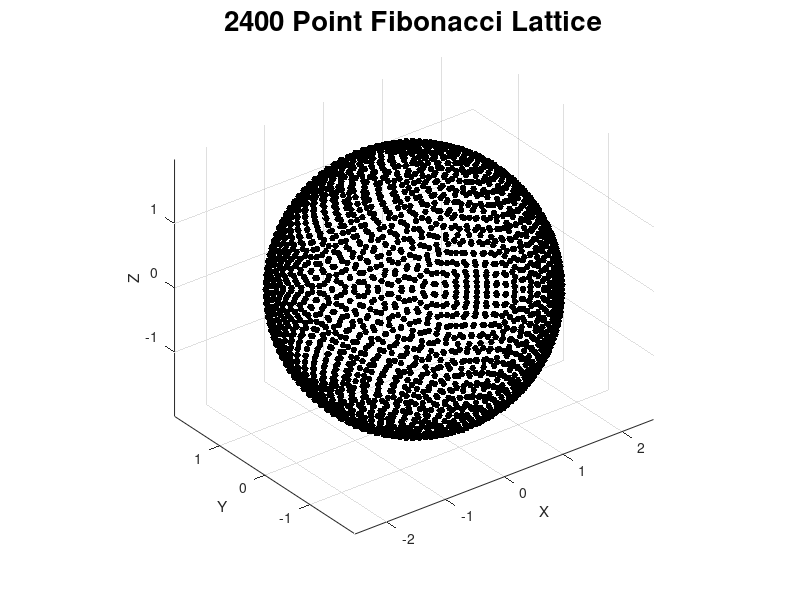

This chart was generated by the following MATLAB code: (Note: this script raises an error after producing the figure.)
clc
clear all 
close all
% % 
% % counter = 0;
% % 
% % xC = 0.1;
% % yC = 0.1;
% % 
% % zMax = 0.10;
% % 
% % al = 0.01;
% % 
% % R = zMax;
% % r = 0;
% % 
% % C = 0;
% % z = zMax - 0.00001;
% % 
% % figure(1)
% % hold on;
% % 
% % while(z >= 0)
% %     r = sqrt(R^2 - z^2)
% %     CI = (2 * pi * al) / (2*pi*R);
% %     
% %     while(C < 2*pi)
% % 
% %         C = C + CI;
% % 
% %         x = R * cos(C);
% %         y = R * sin(C);
% % 
% %         %x = x + xC;
% %         %y = y + yC;
% % 
% %         plot3(x, y, z, '*', 'MarkerSize', 10)
% %         axis([-0.5 0.5 -0.5 0.5, -0.5, 0.5])
% %         grid on;
% % 
% %         counter = counter + 1;
% % 
% % 
% %     end
% %     C = 0;
% %     z = z - 0.01
% % end
% % 
% % counter
% % 
% % hold off;
% % 
% % density = counter;
% % 
% % %Now for a planar surface
% % depth = 0;
% % 
% % lengthMin = 0;
% % lengthMax = 2 * pi * R;
% % heightMin = 0;
% % heightMax = zMax;
% % 
% % intervalArea = 0;
% % 
% % figure(2)
% % hold on;
% % 
% % 
% % 
% % hold off;

% areaTarget = 75 * .3275*0.4;
% area = 0;
% hp = 0.3275/0.4;
% wp = 1;
% while(area < areaTarget)
%    temp = area;
%    area = hp * wp;
%    hp = hp * 1.001;
%    wp = wp * 1.001;
% end
% 
% temp
% area
% hp
% wp




%%%%%%%%%%%%%%%%fibonacci%%%%%%%%%%%%%%%%%%%%%%%%%%%%
ng = 1200 * 2;
maxR = 2

phi = ( 1.0 + sqrt ( 5.0 ) ) / 2.0

i = ( - ( ng - 1 ) : 2 : ( ng - 1 ) )';
theta = 2 * pi * i / phi;
sphi = i / (ng/maxR)
cphi = sqrt ( ( ng + i ) .* ( ng - i ) ) / (ng/maxR)

xg = zeros ( ng/2, 3 );

xg(1:ng,1) = cphi .* sin ( theta );
xg(1:ng,2) = cphi .* cos ( theta );
xg(1:ng,3) = sphi;

figure ( )
clf
hold on
[ x, y, z ] = sphere ( 20 );
x = (maxR - 0.05) * x;
y = (maxR - 0.05) * y;
z = (maxR - 0.05) * z;
c = ones ( size ( z ) );
% surf ( x, y, z, c );
plot3 ( xg(:,1), xg(:,2), xg(:,3), 'k.', 'Markersize', 15 );
axis equal
grid on
view ( 3 )
xlabel ( 'X' )
ylabel ( 'Y' )
zlabel ( 'Z' )
title ( sprintf ( '%d Point Fibonacci Lattice', ng ), 'FontSize', 20 );
hold off

print ( '-dpng', filename );
fprintf ( 1, '\n' );
fprintf ( 1, '  Plot file saved to "%s".\n', filename );
